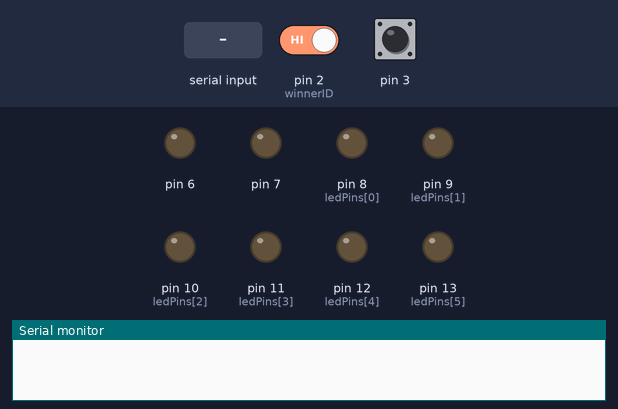
Recording of a sketch running on a simulated Arduino Uno, built with avr-gcc and run on an emulated ATmega328P. On the bench: output pins drawn as LEDs (lit = HIGH), the last lines printed to the serial monitor. The test bench sets the inputs (shaded band); at power-on: pin 2 (winnerID) HIGH, pin 3 HIGH. Random numbers use the default seed unless the sketch sets one; EEPROM starts erased.

Above: at 1.2 s.
1.3 s: "0\n" received over Serial
At 3.9 s:
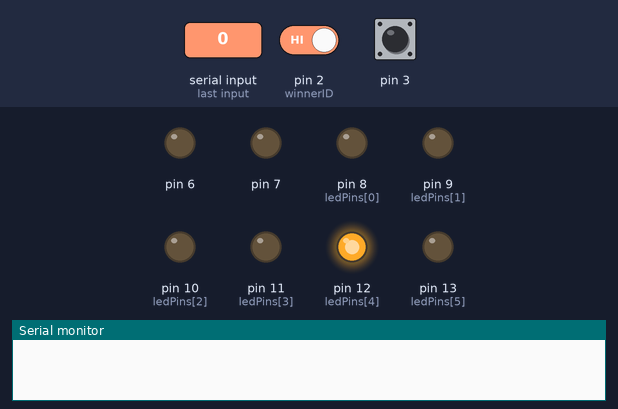
At 5.8 s:
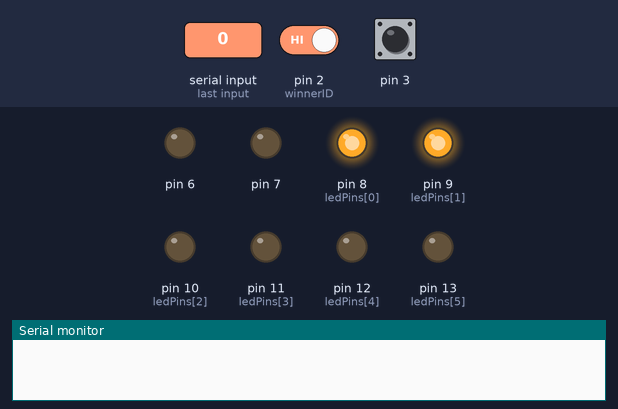
10.3 s: pin 2 (winnerID) driven LOW
At 13.6 s:
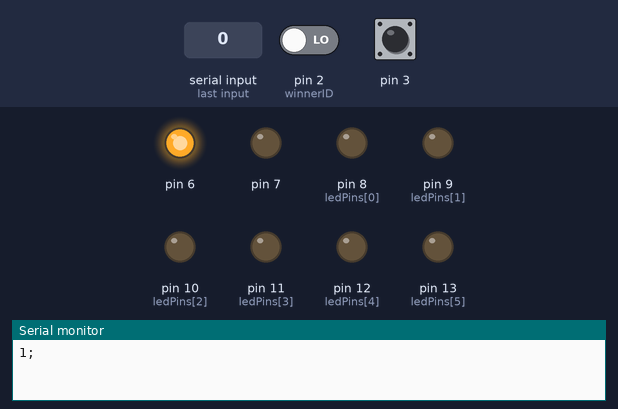
Timing chart, 0 to 15.1 s (numbered marks = the images above; inputs shaded):
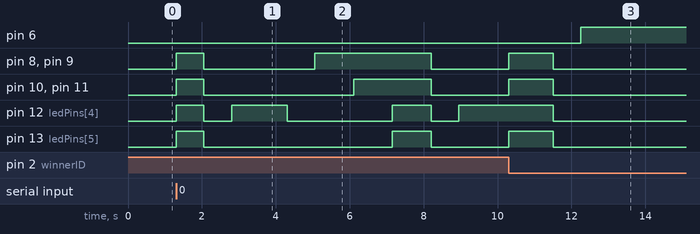

The sketch:

main.ino
```cpp
#include <Arduino_FreeRTOS.h>
#include <semphr.h>
#include <EEPROM.h>

//Semaforo que controla las condiciones de carrera
SemaphoreHandle_t xWinnerSemaphore;

//Manejador de las tareas
TaskHandle_t xTaskReadBuffer = NULL, xTaskGame = NULL;

//Array con pines de los leds a encender
const int ledPins[] = {8, 9, 10, 11, 12, 13};

// Ultimo pin encendido y actual
int selectedPin = -1, currentPin = -1, winnerID = -1, lastPosition = 2;
bool bIsGaming = false;


//Método que lee el buffer
void readBuffer () {
  int buffer;

  for ( ;; ){
    //Revisa si hay datos en el buffer
    if(Serial.available() > 0){
      buffer = Serial.readStringUntil('\n').toInt();

      //Si se envia 0, comienza el juego y suspende la lecutura del buffer
      //Si se envia 1, se limpia la EEPROM
      if(buffer == 0){
        //Inicializa o la tarea que ejecuta el juego
        xTaskCreate(playGame, "juego", 128, NULL, 3, &xTaskGame);

        //Suspende la que lee el buffer
        vTaskSuspend(xTaskReadBuffer);
      } else if (buffer == 1){
        clearEEPROM();
      } else if (buffer == 2){
        readEEPROM();
      }
    }
  }
  vTaskDelete(NULL);
}
void clearEEPROM() {
  for (int i = 0; i < EEPROM.length(); i++) {
    EEPROM.write(i, 0);
  }
  lastPosition = 2;
  Serial.println("Cleaned!");
}


//Método que ejecuta el juego
void playGame () {
  //Inicializa el juego
  initGame();

  bIsGaming = true;

  //Ejecuta el encendido de leds
  for ( ;; ){
    //Mientras no haya ganador
    if (winnerID < 0) {
      //Selecciona un número a encender
      currentPin = getRandomPin();

      //Enciende el pin seleccionado
      showPin(currentPin);
    } else {
      break;
    }
  }

  //Realiza las acciones de mostrar el ganador
  endGame();
}
void initGame () {
  //Apaga los pines ganadores
  digitalWrite(6, LOW);
  digitalWrite(7, LOW);

  //Avisa que comienza el juego
  pinOn();
  pinOff();

  //Obtiene un pin aleatorio de manera inicial
  selectedPin = -1;
  selectedPin = getRandomPin();

  //Enciende el pin seleccionado
  showPin(selectedPin);

  //Cuenta el inicio del juego
  digitalWrite(8, HIGH);
  digitalWrite(9, HIGH);
  vTaskDelay(70);
  digitalWrite(10, HIGH);
  digitalWrite(11, HIGH);
  vTaskDelay(70);
  digitalWrite(12, HIGH);
  digitalWrite(13, HIGH);
  vTaskDelay(70);
  pinOff();
}
void endGame () {
  vTaskDelay(70);

  //Avisa que termina el juego
  pinOff();

  //Si no es el correcto, ha ganado el otro jugador
  if (currentPin != selectedPin){
    if (winnerID == 1){
      winnerID = 2;
    } else {
      winnerID = 1;
    }
  }
  //Enciende el led ganador
  digitalWrite(winnerID + 5, HIGH);

  //Guarda los datos en la EEPROM
  EEPROM.put(lastPosition, winnerID);

  //Actualiza la posicion a escribir
  lastPosition += 2;
  EEPROM.put(0, lastPosition);

  //Restablece los datos
  currentPin = -1;
  winnerID = -1;
  bIsGaming = false;

  //Envia los datos al puerto serial
  readEEPROM();

  //Continua la ejecucion de la lectura del puerto serial
  vTaskResume(xTaskReadBuffer);
  vTaskDelete(NULL);
}
void readEEPROM () {
  String result = "";
  int currentPosition = 2, currentWinner;

  //Inicializa el evento ocurrido
  EEPROM.get(currentPosition, currentWinner);

  //Muentras este leyendo datos de usuarios
  while (currentWinner == 1 || currentWinner == 2) {
    //Lo mapea y almacena
    result += String(currentWinner) + ";";

    //Obtiene el siguiente ganador
    currentPosition += 2;
    EEPROM.get(currentPosition, currentWinner);
  }

  //Retorna el historial
  if (result == "") {
    Serial.println("no data");
  } else {
    Serial.println(result);
  }
}


//Métodos que determinan el ganador
void actionPin2 () {
  pressButton(1);
}
void actionPin3 () {
  pressButton(2);
}
void pressButton (int playerID) {
  //Verifica si no existe ganador
  if(bIsGaming && winnerID < 0){
    winnerID = playerID;
    //Enciende los leds
    for (int i = 0; i < 6; i++) {
      digitalWrite(ledPins[i], HIGH);
    }
  }
}


//Método que inicializa los pins
void initPins () {
  // Configura todos los pines como salidas
  for (int i = 0; i < 6; i++) {
    pinMode(ledPins[i], OUTPUT);

    // Asegura que todos los LEDs estén apagados al inicio
    digitalWrite(ledPins[i], LOW);
  }

  //Pines que indican los ganadores
  pinMode(6, OUTPUT);
  pinMode(7, OUTPUT);
  digitalWrite(6, LOW);
  digitalWrite(7, LOW);
}
//Método que selecciona un pin de manera aleatoria
int getRandomPin (){
  //Selecciona un pin
  int newPin = random(8, 13);

  //Obligatoriamente selecciona uno distinto al anterior
  while (newPin == currentPin) {
    newPin = random(8, 13);
  }

  //Si no esta inicializando y no se ha seleccionado el correcto. Reselecciona con probabilidad
  if (selectedPin > 0 && newPin != selectedPin) {
    // 70% de probabilidad de seleccionar el anterior
    if (random(0, 100) < 30){
      newPin = selectedPin;
    }
  }
  return newPin;
}
// Enciende los leds
void pinOn () {
  for (int i = 0; i < 6; i++) {
    digitalWrite(ledPins[i], HIGH);
  }
  vTaskDelay(50);
}
//Apaga los leds
void pinOff () {
  for (int i = 0; i < 6; i++) {
    digitalWrite(ledPins[i], LOW);
  }
  vTaskDelay(50);
}
void showPin (int id) {
  digitalWrite(id, HIGH);
  vTaskDelay(100);
  if (winnerID < 0){
    digitalWrite(id, LOW);
    vTaskDelay(50);
  }
}

void setup() {
  Serial.begin(9600);

  // Inicializa el generador de números aleatorios
  randomSeed(analogRead(0));

  //Inicializa los pines
  initPins();

  // Crear el semáforo
  xWinnerSemaphore = xSemaphoreCreateBinary();

  // Si la eeprom contiene datos, obtiene la posicion de memoria a escribir y los muestra
  if (EEPROM.read(0) != 255) {
    EEPROM.get(0, lastPosition);
    readEEPROM();
  }

  //Agrega la lógica de interrupciones
  attachInterrupt(digitalPinToInterrupt(2), actionPin2, FALLING);
  attachInterrupt(digitalPinToInterrupt(3), actionPin3, FALLING);

  //Inicializa la tarea que lee el buffer
  xTaskCreate(readBuffer, "leerBuffer", 128, NULL, 3, &xTaskReadBuffer);
}

void loop() {}
```

Measured:
- after the input at 1.3 s, pin 8 (ledPins[0]), pin 9 (ledPins[1]): LOW → HIGH at once, → LOW 0.75 s later, → HIGH 3.0 s later, → LOW 3.2 s later
- after the input at 10.3 s, pin 6: LOW → HIGH after 2.0 s; pin 8 (ledPins[0]), pin 9 (ledPins[1]), pin 13 (ledPins[5]): LOW → HIGH at once, → LOW 1.2 s later
